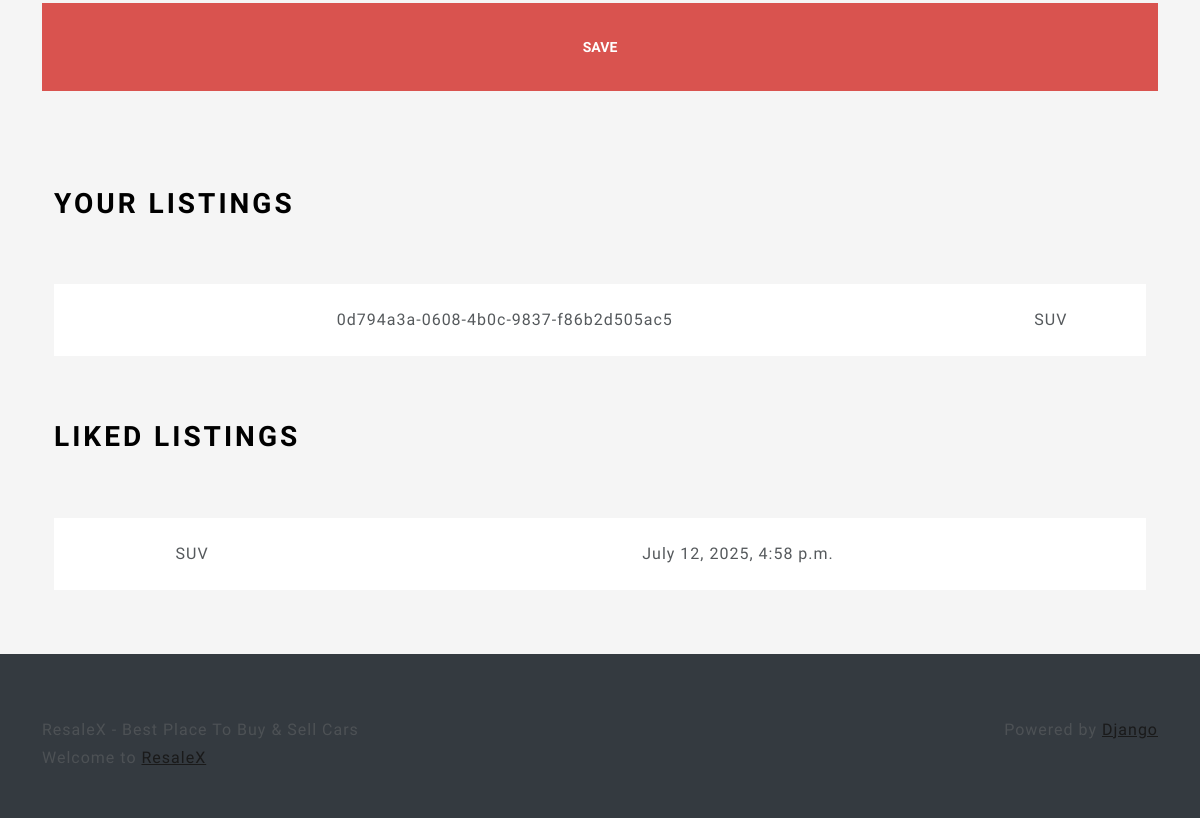
The app's page /profile/ (signed in, lower part), older data.
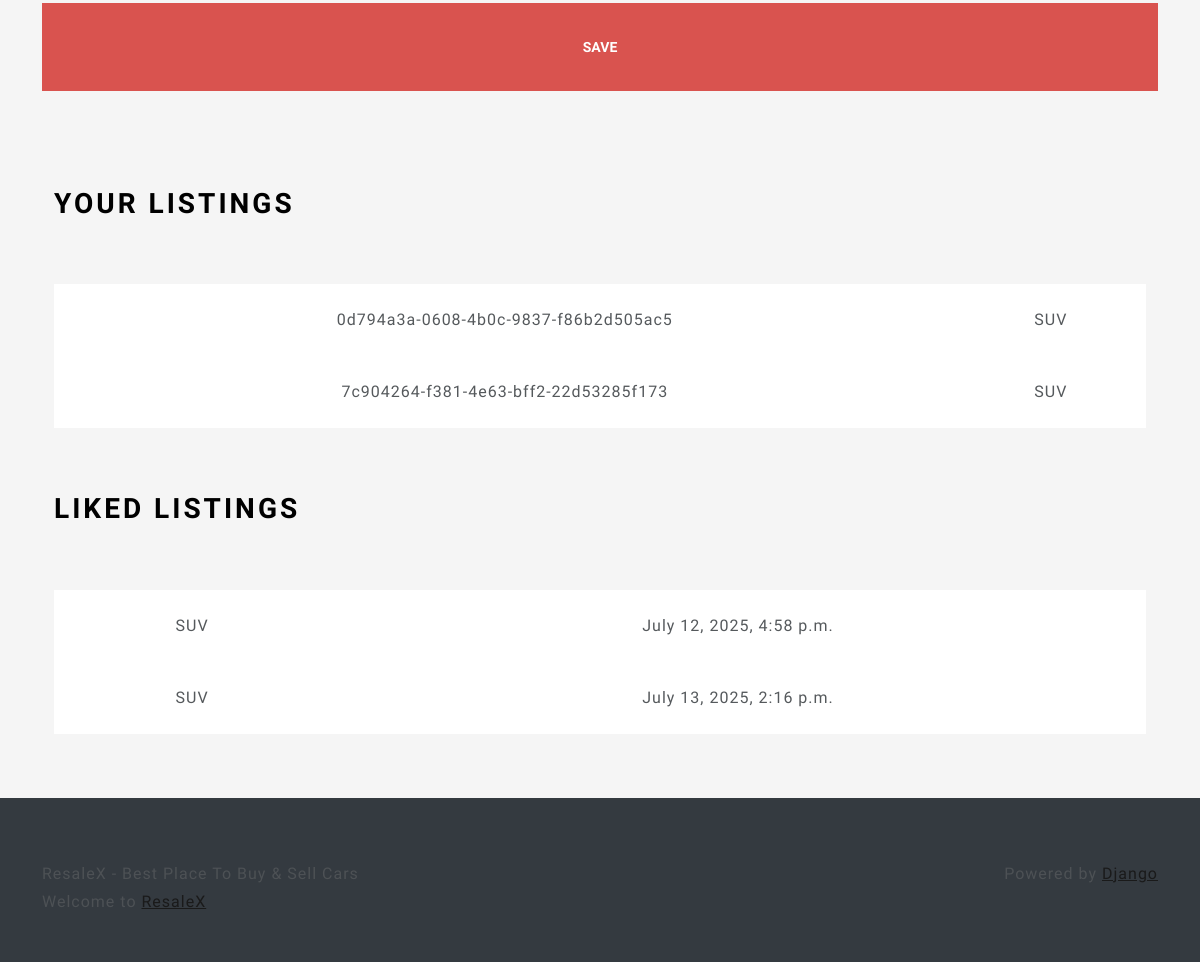
The same page, newer data.
### main/models.py (models this page shows, shortened)
class Listing(models.Model):
    id = models.UUIDField(
        primary_key=True, default=uuid.uuid4, unique=True, editable=False)
    created_at = models.DateTimeField(auto_now_add=True)
    updated_at = models.DateTimeField(auto_now=True)
    seller = models.ForeignKey(Profile, on_delete=models.CASCADE)
    brand = models.CharField(max_length=24, choices=CARS_BRANDS, default=None)
    model = models.CharField(max_length=64,)
    vin = models.CharField(max_length=17,)
    mileage = models.IntegerField(default=0)
    color = models.CharField(max_length=24,)
    description = models.TextField()
    engine = models.CharField(max_length=24,)
    transmisson = models.CharField(
        max_length=24, choices=TRANSMISSION_OPTIONS, default=None)
    location = models.OneToOneField(
        Location, on_delete=models.SET_NULL, null=True)
    image = models.ImageField(upload_to=user_listing_path)

class LikedListing(models.Model):
    profile = models.ForeignKey(Profile, on_delete=models.CASCADE)
    listing = models.ForeignKey(Listing, on_delete=models.CASCADE)
    like_date = models.DateTimeField(auto_now_add=True)

### users/views.py (the view, shortened to what this page needs)
# urls.py: path('profile/', ProfileView.as_view(), name='profile'),
@method_decorator(login_required, name='dispatch')
class ProfileView(View):
    def get(self, request):
        user_listings = Listing.objects.filter(seller=request.user.profile)
        user_liked_listings = LikedListing.objects.filter(
            profile=request.user.profile).all()
        user_form = UserForm(instance=request.user)
        profile_form = ProfileForm(instance=request.user.profile)
        location_form = LocationForm(instance=request.user.profile.location)
        return render(request, 'views/profile.html', {'user_form': user_form,
                                                      'profile_form': profile_form,
                                                      'location_form': location_form,
                                                      'user_listings': user_listings,
                                                      'user_liked_listings': user_liked_listings, })

### users/templates/views/profile.html (shortened to what this page needs)
{% extends 'base/base.html' %}
{% load static %}
{% load crispy_forms_tags %}
{% block 'body' %}
<div class="container-fluid text-center py-5">
    <div class="container px-4 py-5" id="hanging-icons">
        <form action="" method="post" enctype="multipart/form-data">
            <div class="row">
                <br>
                <button class="btn btn-lg btn-danger" type="submit" value="Submit">Save</button>
            </div>
        </form>
    </div>
    <div class="container px-4">
        <div class="row g-4 py-5">
            <div class="col d-flex align-items-start">
                <div>
                    <h2 class="mb-3 border-bottom" style="color: black">Your Listings</h2>
                </div>
            </div>
        </div>
        <table class="table table-hover">
            <tbody>
                {% for listing in user_listings %}
                <tr>
                    <td>{{ listing.id }}</td>
                    <td>{{listing.model }}</td>
                </tr>
                {% endfor %}
            </tbody>
        </table>
    </div>
    <div class="container px-4">
        <div class="row g-4 py-5">
            <div class="col d-flex align-items-start">
                <div>
                    <h2 class="mb-3 border-bottom" style="color: black">Liked Listings</h2>
                </div>
            </div>
        </div>
        <table class="table table-hover">
            <tbody>
                {% for liked_listing in user_liked_listings %}
                <tr>
                    <td>{{ liked_listing.listing.model }}</td>
                    <td>{{ liked_listing.like_date }}</td>
                </tr>
                {% endfor %}
            </tbody>
        </table>
    </div>
</div>
{% endblock %}

Row changes from the older to the newer data that the page shows:
added Listing: id "7c904264-f381-4e63-bff2-22d53285f173", model "SUV"
added LikedListing: listing.model "SUV", like_date "July 13, 2025, 2:16 p.m."
